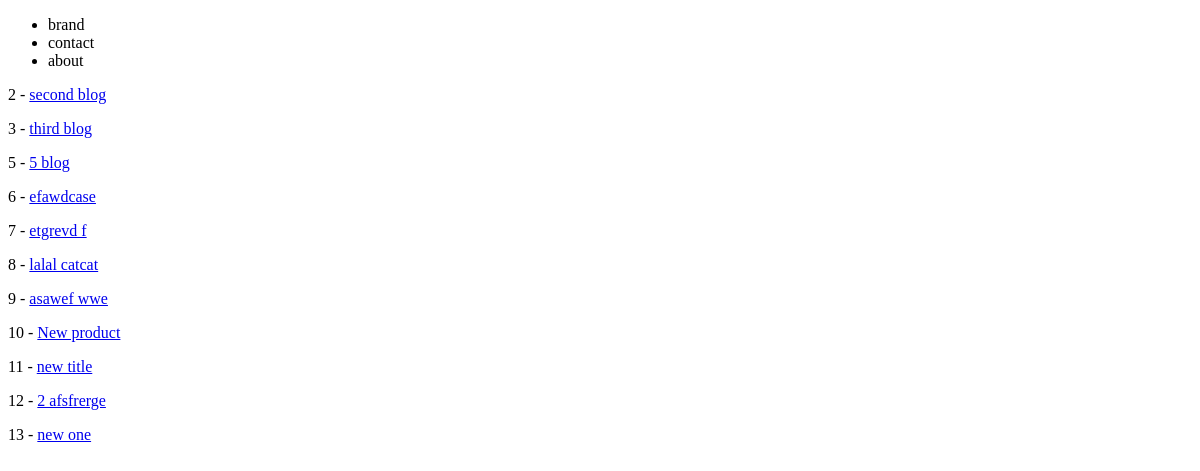
The page /blog/ on the database as committed earlier.
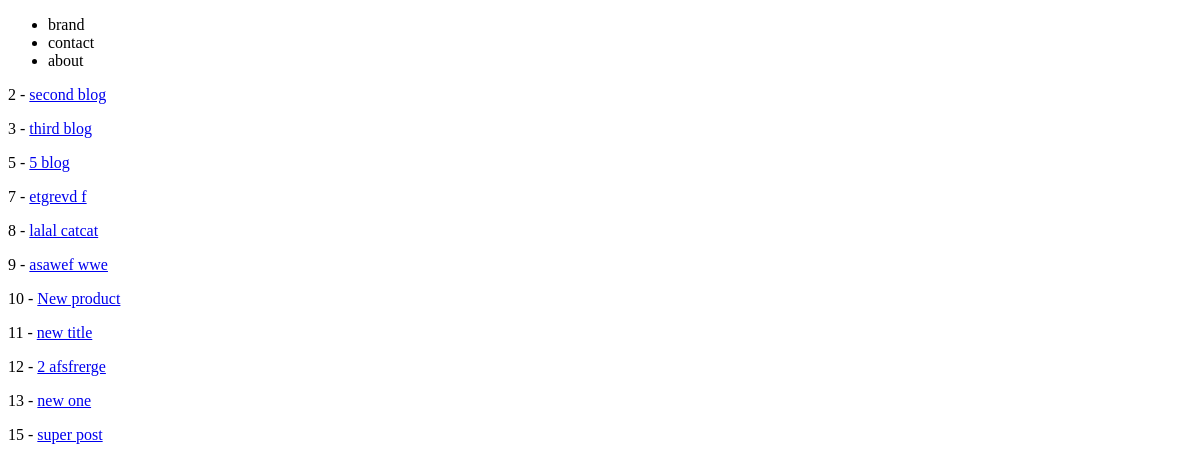
The same page on the database as committed later.
### blog/models.py (models this page shows)
class Article(models.Model):
    title       = models.CharField(max_length=120) # max_length = is required
    description = models.TextField(blank=True, null=True)
    author_name = models.CharField(max_length=200, blank=True, null=True)
    def get_absolute_url(self):
        return reverse("articles:article-detail", kwargs={"id":self.id})

### blog/views.py (the view)
# urls.py: path('', ArticleListView.as_view(), name='article-list'), # .as_view turns it into a function based view
class ArticleListView(ListView): # this class inherits from ListView
    template_name = 'articles/article_list.html'  # this is one way to reference a template
    queryset = Article.objects.all() # this is going to look for <blog>/<modelname>_list.html

### blog/templates/articles/article_list.html
{% extends 'base.html' %}
{% block content %}
{% for instance in object_list %}
    <p>{{ instance.id }} - <a href="'{{ instance.get_absolute_url }}'">{{ instance.title }}</a></p>
{% endfor %}
{% endblock %}

Rows that differ between the two databases and show on the page:
removed Article: id "6", title "efawdcase"
added Article: id "15", title "super post"
